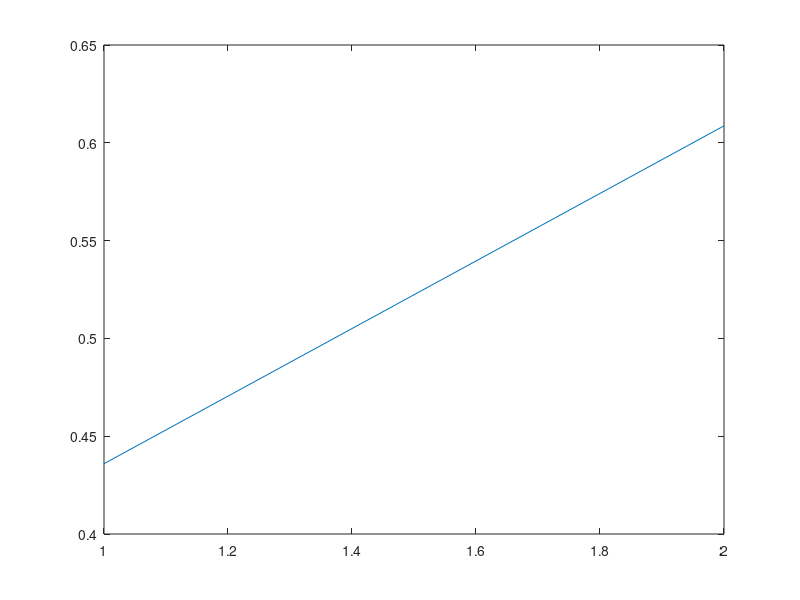

This figure's MATLAB source:
close all; clear global;

% Generation of random vector of n=48 uniform i.i.d. r.v.s
X = rand([1 48]);

% Sample mean
m = sum(X) / length(X);

% Sample std deviation
X1 = (X - m).^2;
s = sqrt(sum(X1) / (length(X)-1));

% Confidence interval at 95%
alpha = 1 - 0.95;
percentile = norminv(1-alpha/2,0,1);
CI = [m - percentile*s / sqrt(length(X)), m + percentile*s / sqrt(length(X))];
plot(CI);
print -deps CINormDist;

